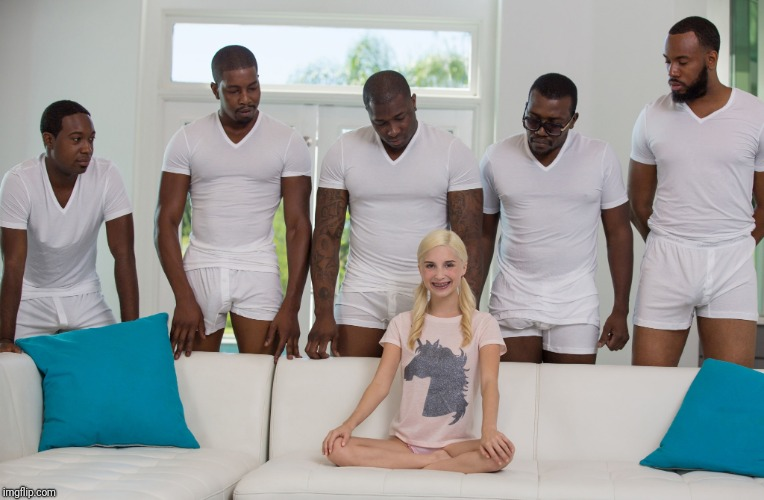
#> input picture Image/3jacrp.jpg, 764 x 500 px, given in place of image.jpg, which was not available
$ jupyter execute script.ipynb
#> lines starting #> are read from the running program, lines starting #| are printed output that depends on the picture; after the words box and inside, x2 and y2 are one past the last pixel; in counts of white or black regions, pixels touching at a corner belong together; pictures that were not available may be replaced by others from this repository, and a replacement may not be noted
[cell 1]
print("hello")

[cell 2]
import numpy as np
import cv2 as cv

face_cascade = cv.CascadeClassifier('haarcascade_frontalface_default.xml')
eye_cascade = cv.CascadeClassifier('haarcascade_eye.xml')

img = cv.imread('../Image/image.jpg')
#> img is the input picture: shape (500, 764, 3); mean B, G, R 156.8, 157.5, 155.7
gray = cv.cvtColor(img, cv.COLOR_BGR2GRAY)
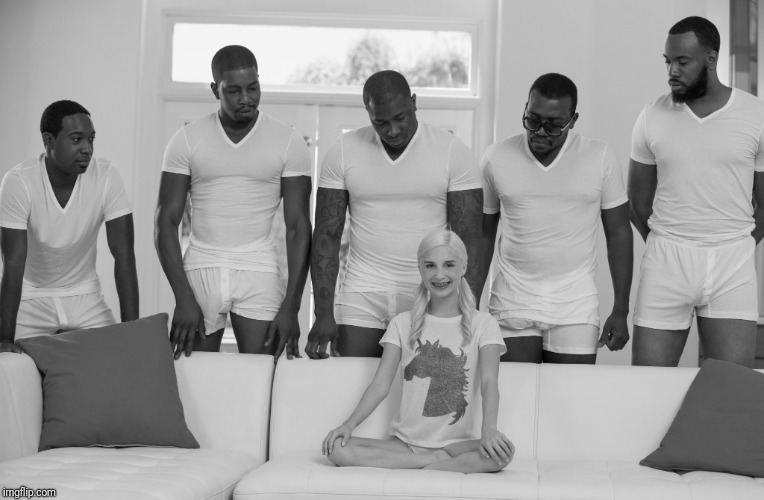
#> gray: shape (500, 764); min 3, max 254, mean 156.9

[cell 3]
faces = face_cascade.detectMultiScale(gray, 1.3, 5)
#> faces = [[410, 242, 61, 61], [163, 179, 136, 136]]
for (x,y,w,h) in faces:
    cv.rectangle(img,(x,y),(x+w,y+h),(255,0,0),2)
    roi_gray = gray[y:y+h, x:x+w]
    roi_color = img[y:y+h, x:x+w]
    eyes = eye_cascade.detectMultiScale(roi_gray)
    for (ex,ey,ew,eh) in eyes:
        cv.rectangle(roi_color,(ex,ey),(ex+ew,ey+eh),(0,255,0),2)
#> this loop made 2 passes
#> pass 1, `roi_gray = gray[y:y+h, x:x+w]`:
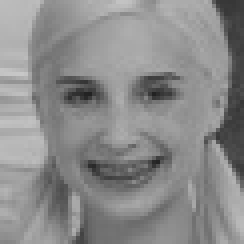
#> roi_gray: shape (61, 61) (shown 4 times larger); min 34, max 200, mean 138.5
#> pass 1, `roi_color = img[y:y+h, x:x+w]`:
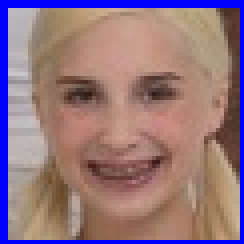
#> roi_color: shape (61, 61, 3) (shown 4 times larger); mean B, G, R 126.2, 117.1, 147.3
#> pass 2, `roi_gray = gray[y:y+h, x:x+w]`:
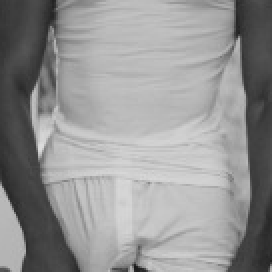
#> roi_gray: shape (136, 136) (shown 2 times larger); min 25, max 220, mean 148.2
#> pass 2, `roi_color = img[y:y+h, x:x+w]`:
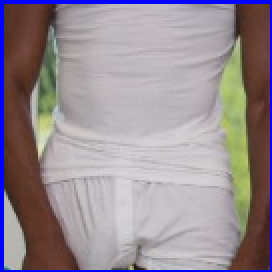
#> roi_color: shape (136, 136, 3) (shown 2 times larger); mean B, G, R 148, 141.1, 151.4
#> after the loop:
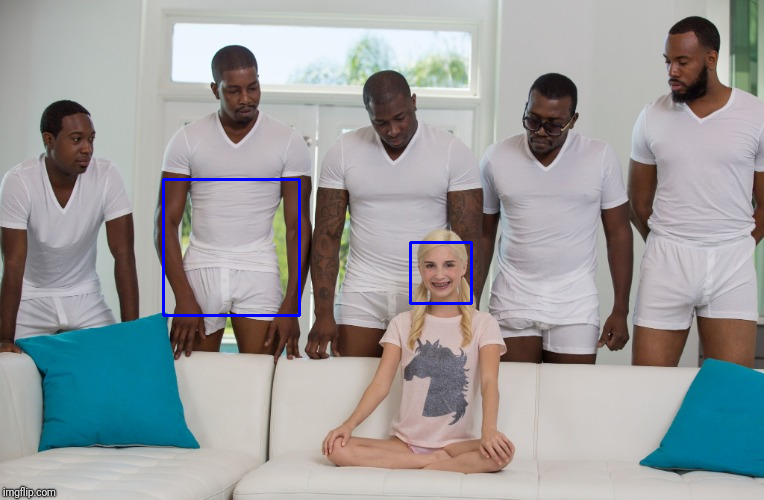
#> img: shape (500, 764, 3); 0.62% of pixels changed, all inside (x1, y1, x2, y2) = (162, 178, 473, 317)
cv.imshow('img',img)
cv.waitKey(0)
cv.destroyAllWindows()

[cell 4]
# Test pour afficher les images dans la bonne couleur.

from PIL import Image
import numpy as np
import matplotlib.pyplot as plt
plt.rcParams.update(plt.rcParamsDefault)

# Charger l'image
image = Image.open("../Image/image2.jpg")
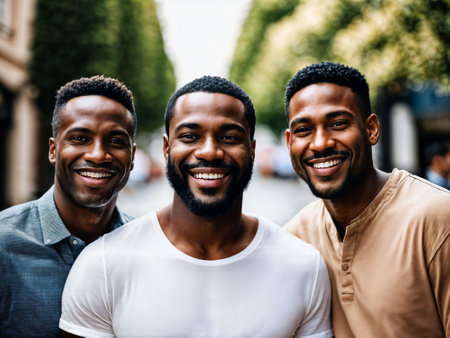
#> input picture Image/image2.jpg, 450 x 338 px
#> image is the input picture: PIL image 450x338 RGB; mean R, G, B 132.3, 124.5, 112.6

# Vérifiez le mode de l'image
print("Mode de l'image avant conversion :", image.mode)
#| Mode de l'image avant conversion : RGB

# Convertir l'image en mode RGB si nécessaire
image_rgb = image.convert('RGB')

# Vérifiez le mode de l'image après conversion
print("Mode de l'image après conversion :", image_rgb.mode)
#| Mode de l'image après conversion : RGB

# Convertir en tableau NumPy
image_np = np.array(image_rgb)

# Inspecter les valeurs des pixels
print("Type de données :", image_np.dtype)
#| Type de données : uint8
print("Valeurs min/max des pixels :", image_np.min(), image_np.max())
#| Valeurs min/max des pixels : 0 255

# Afficher l'image
plt.imshow(image_np)
plt.show()
